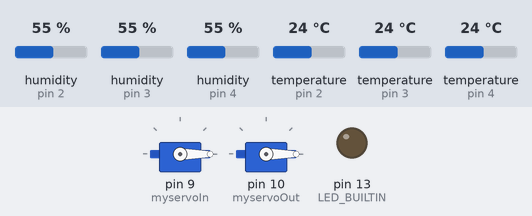
The sketch below on a simulated Arduino Uno, built with avr-gcc and run on an emulated ATmega328P. On the bench: 2 × servo, output pins drawn as LEDs (lit = HIGH). The test bench sets the inputs (shaded band); at power-on: humidity (sensors on pin 2, pin 3, pin 4) 55 %, temperature (sensors on pin 2, pin 3, pin 4) 24 °C. What the sketch prints to the serial monitor is not drawn.

Above: at 0.1 s.
Timing chart, 0 to 3.5 s (numbered marks = the images above):
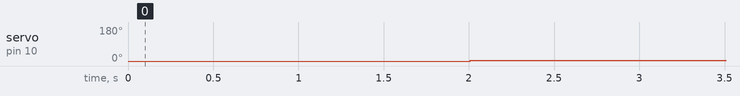

The sketch:

DHT11_Multi_Filter_ServoTest.ino
```cpp
#include <Fuzzy.h>
#include "DHT.h"

#define DHTPIN0 2     // Digital pin connected to the DHT sensor
#define DHTPIN1 3     // Digital pin connected to the DHT sensor
#define DHTPIN2 4     // Digital pin connected to the DHT sensor
//#define DHTPIN3 5     // Digital pin connected to the DHT sensor

#define DHTTYPE DHT11   // DHT 11

DHT dht0(DHTPIN0, DHTTYPE);
DHT dht1(DHTPIN1, DHTTYPE);
DHT dht2(DHTPIN2, DHTTYPE);
//DHT dht3(DHTPIN3, DHTTYPE);

#include <Servo.h>

Servo myservoIn;  // create servo object to control a servo
Servo myservoOut;  // create servo object to control a servo

// Instantiating a Fuzzy object
Fuzzy *fuzzy = new Fuzzy();

const int jmlDHT = 3;

float h[jmlDHT];
float t[jmlDHT];

float lastOutput[jmlDHT];
float lastHOutput[jmlDHT];

int output;

unsigned long previousMillis = 0;        // will store last time LED was updated

const long interval = 2000;           // interval at which to blink (milliseconds)

void setup() {
  Serial.begin(115200);
  Serial.println(("\tMulti DHT11 test!"));

  myservoIn.attach(9);  // attaches the servo on pin 9 to the servo object
  myservoOut.attach(10);  // attaches the servo on pin 9 to the servo object

  myservoIn.write(0);
  myservoOut.write(0);

  dht0.begin();
  dht1.begin();
  dht2.begin();
  //  dht3.begin();
  pinMode(LED_BUILTIN, OUTPUT);
}

void loop() {

  // Read Humidity as Percent
  h[0] = dht0.readHumidity();
  h[1] = dht1.readHumidity();
  h[2] = dht2.readHumidity();
  //  h[3] = dht3.readHumidity();
  //   Read temperature as Celsius (the default)
  t[0] = dht0.readTemperature();
  t[1] = dht1.readTemperature();
  t[2] = dht2.readTemperature();
  //  t[3] = dht3.readTemperature();

  // Wait a few seconds between measurements.

  unsigned long currentMillis = millis();

  if (currentMillis - previousMillis >= interval) {
    previousMillis = currentMillis;

    for (int i = 0; i < jmlDHT; i++) {
      if (isnan(h[i]) || isnan(t[i])) {
        Serial.print("\tFailed to read from DHT sensor number");
        Serial.print(i);
        Serial.println("!!");
        return;
      }

      Serial.print("\tDHT");
      Serial.print(i);
      Serial.print("\t");
      Serial.print(t[i]);
      Serial.print("\t");
      Serial.print(dhtTFilter(t[i], i));
      Serial.print("\t");
      //      Serial.print(dhtTFilter(h[i], i));
      Serial.print(h[i]);
      Serial.print("%");

      //      if (i == jmlDHT - 1) {
      //        Serial.println();
      //      }
    }

    fuzzy->setInput(1, dhtTFilter(t[1], 1));
    fuzzy->fuzzify();
    output = fuzzy->defuzzify(1);

    Serial.print("\t||  Input\t");
    Serial.print(dhtTFilter(t[1], 1));
    Serial.print("\tOutput\t");
    Serial.println(output);

    ServoInput(output);
    ServoOutput(output);
  }
}

float dhtTFilter(float rawT, int iteration) {
  float alpha = 0.1;
  float averageT = alpha * rawT + (1 - alpha) * lastOutput[iteration];

  lastOutput[iteration] = averageT;

  averageT = round(averageT * 100) / (float)100;

  return averageT;
}

float dhtHFilter(float rawH, int iteration) {
  float alpha = 0.1;
  float averageH = alpha * rawH + (1 - alpha) * lastHOutput[iteration];

  lastHOutput[iteration] = averageH;

  averageH = round(averageH * 100) / (float)100;

  return averageH;
}

void ServoInput(int val) {
  int derajat = 0;

  if (val <= 10) {
    derajat = map(val, 0, 10, 0, 14);
  } else if (val <= 20) {
    derajat = map(val, 10, 20, 14, 21);
  } else if (val <= 30) {
    derajat = map(val, 20, 30, 21, 27);
  } else if (val <= 40) {
    derajat = map(val, 30, 40, 27, 32);
  } else if (val <= 50) {
    derajat = map(val, 40, 50, 32, 35);
  } else if (val <= 60) {
    derajat = map(val, 50, 60, 35, 39);
  } else {
    derajat = map(val, 0, 90, 39, 46);
  }

  myservoIn.write(derajat);
}


void ServoOutput(int val) {
  int derajat = 0;

  if (val <= 10) {
    derajat = map(val, 0, 10, 4, 27);
  } else if (val <= 20) {
    derajat = map(val, 10, 20, 27, 36);
  } else if (val <= 30) {
    derajat = map(val, 20, 30, 36, 43);
  } else if (val <= 40) {
    derajat = map(val, 30, 40, 43, 49);
  } else if (val <= 50) {
    derajat = map(val, 40, 50, 49, 57);
  } else if (val <= 60) {
    derajat = map(val, 50, 60, 57, 64);
  } else {
    derajat = map(val, 0, 90, 64, 74);
  }

  myservoOut.write(derajat);
}
```

Fuzzy.ino
```cpp
void fuzzySetup() {
  FuzzyInput *SuhuInput = new FuzzyInput(1);

  FuzzySet *T1 = new FuzzySet(25, 25, 38, 39);
  SuhuInput->addFuzzySet(T1);

  FuzzySet *T2 = new FuzzySet(38, 39, 39, 40);
  SuhuInput->addFuzzySet(T2);

  FuzzySet *T3 = new FuzzySet(39, 40, 40, 41);
  SuhuInput->addFuzzySet(T3);

  FuzzySet *T4 = new FuzzySet(40, 41, 41, 42);
  SuhuInput->addFuzzySet(T4);

  FuzzySet *T5 = new FuzzySet(41, 42, 50, 50);
  SuhuInput->addFuzzySet(T5);

  fuzzy->addFuzzyInput(SuhuInput);


  FuzzyOutput *KatupOuput = new FuzzyOutput(1);

  FuzzySet *K1 = new FuzzySet(0, 0, 0, 10);
  KatupOuput->addFuzzySet(K1);

  FuzzySet *K2 = new FuzzySet(0, 10, 10, 20);
  KatupOuput->addFuzzySet(K2);

  FuzzySet *K3 = new FuzzySet(10, 20, 20, 50);
  KatupOuput->addFuzzySet(K3);

  FuzzySet *K4 = new FuzzySet(20, 50, 50, 60);
  KatupOuput->addFuzzySet(K4);

  FuzzySet *K5 = new FuzzySet(50, 60, 90, 90);
  KatupOuput->addFuzzySet(K5);

  fuzzy->addFuzzyOutput(KatupOuput);


  FuzzyRuleAntecedent *I1 = new FuzzyRuleAntecedent();
  I1->joinSingle(T1);

  FuzzyRuleAntecedent *I2 = new FuzzyRuleAntecedent();
  I2->joinSingle(T2);

  FuzzyRuleAntecedent *I3 = new FuzzyRuleAntecedent();
  I3->joinSingle(T3);

  FuzzyRuleAntecedent *I4 = new FuzzyRuleAntecedent();
  I4->joinSingle(T4);

  FuzzyRuleAntecedent *I5 = new FuzzyRuleAntecedent();
  I5->joinSingle(T5);


  FuzzyRuleConsequent *O1 = new FuzzyRuleConsequent();
  O1->addOutput(K1);

  FuzzyRuleConsequent *O2 = new FuzzyRuleConsequent();
  O2->addOutput(K2);

  FuzzyRuleConsequent *O3 = new FuzzyRuleConsequent();
  O3->addOutput(K3);

  FuzzyRuleConsequent *O4 = new FuzzyRuleConsequent();
  O4->addOutput(K4);

  FuzzyRuleConsequent *O5 = new FuzzyRuleConsequent();
  O5->addOutput(K5);


  FuzzyRule *R1 = new FuzzyRule(1, I1, O1);
  fuzzy->addFuzzyRule(R1);

  FuzzyRule *R2 = new FuzzyRule(2, I2, O2);
  fuzzy->addFuzzyRule(R2);

  FuzzyRule *R3 = new FuzzyRule(3, I3, O3);
  fuzzy->addFuzzyRule(R3);

  FuzzyRule *R4 = new FuzzyRule(4, I4, O4);
  fuzzy->addFuzzyRule(R4);

  FuzzyRule *R5 = new FuzzyRule(5, I5, O5);
  fuzzy->addFuzzyRule(R5);
}
```

Measured:
- by itself, servo on pin 10 (myservoOut): 0° → 4° at 2.0 s
